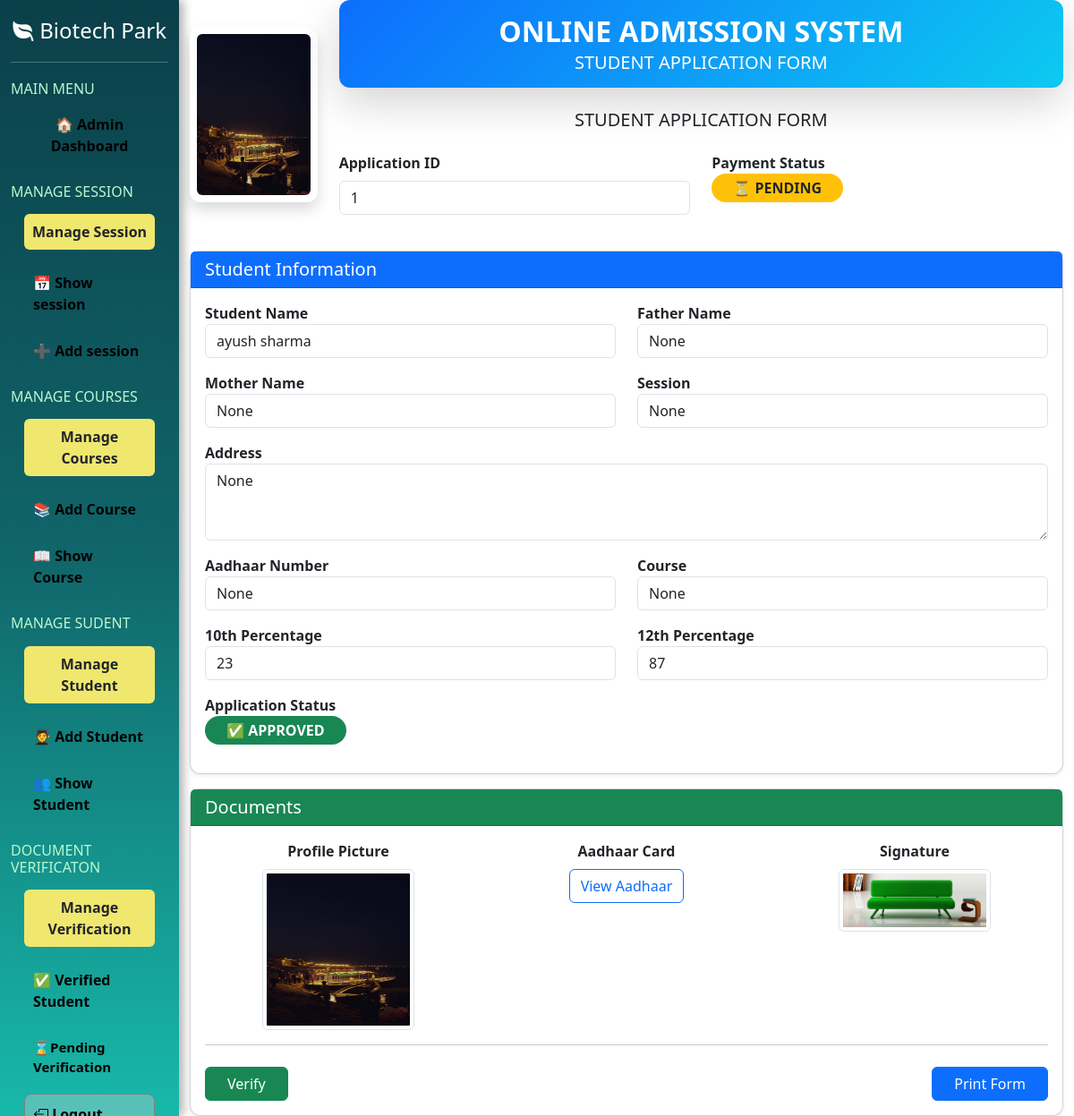
/details_review/businessayush47@gmail.com/, run on the app's committed database.
### myapp/models.py (models this page shows)
class tbl_student(models.Model):
    sid=models.IntegerField(primary_key=True,auto_created=True)
    name=models.CharField(max_length=225,null=True)
    emailaddress=models.EmailField(max_length=225,null=True)
    password=models.CharField(max_length=16,null=True)
    contact_no=models.IntegerField(null=True)
    gender=models.CharField(max_length=2,null=True)
    dob=models.DateField(null=True,blank=True)
    f_name=models.CharField(max_length=255,null=True)
    m_name=models.CharField(max_length=255,null=True)
    address=models.CharField(max_length=500,null=True)
    aadhar_no=models.IntegerField(blank=True,null=True)
    aadhar_pic=models.FileField(upload_to='student_documents',null=True)
    Session=models.CharField(max_length=50,null=True)
    course=models.CharField(max_length=500,null=True)
    course_duration=models.CharField(max_length=50,null=True)
    hs_percentage=models.CharField(max_length=20,null=True)
    hs_marksheet=models.FileField(upload_to='student_documents',null=True)
    inter_percentage=models.CharField(max_length=20,null=True)
    inter_marksheet=models.FileField(upload_to='student_documents',null=True)
    profile_pic=models.FileField(upload_to='student_documents',null=True)
    sign=models.FileField(upload_to='student_documents',null=True)
    application_status=models.CharField(max_length=20,null=True)
    fees=models.IntegerField(null=True)
    fees_status=models.CharField(max_length=20,default="Unpaid")
    payment_id=models.CharField(max_length=100,null=True,blank=True)
    payment_date=models.DateTimeField(null=True,blank=True)
    step1_completed = models.BooleanField(default=False)
    step2_completed = models.BooleanField(default=False)

### myapp/views.py (the view)
# urls.py: path('details_review/<str:emailaddress>/', details_review, name='details_review'),
def details_review(request, emailaddress):
    student = tbl_student.objects.get(emailaddress=emailaddress)
    return render(
        request,
        'admin/details_review.html',
        {
            'student': student
        }
    )

### myapp/templates/admin/details_review.html (shortened to what this page needs)
{% extends 'admin/adminlayout.html' %}
{% block admin %}
<div class="row align-items-center mb-4">
    <div class="col-md-2 text-center">
        {% if student.profile_pic %}
        <div class="card shadow border-0 p-2">
            <img src="{{ student.profile_pic.url }}" class="rounded" style="height:180px;object-fit:cover;">
        </div>
        {% else %}
        <div class="border rounded d-flex justify-content-center align-items-center" style="width:130px;height:150px;">
            Photo
        </div>
        {% endif %}
    </div>
    <div class="col-md-10">
        <div class="card shadow-lg border-0 mb-4">
            <div class="card-body text-center text-white"
                style="background:linear-gradient(135deg,#0d6efd,#0dcaf0); border-radius:12px;">
                <h2 class="fw-bold mb-1">
                    ONLINE ADMISSION SYSTEM
                </h2>
                <h5 class="mb-0">
                    STUDENT APPLICATION FORM
                </h5>
            </div>
        </div>
        <h5 class="text-center mb-4">
            STUDENT APPLICATION FORM
        </h5>
        <div class="row">
            <div class="col-md-6 mb-3">
                <label class="form-label fw-bold">Application ID</label>
                <input type="text" class="form-control" value="{{ student.sid }}" readonly>
            </div>
            <div class="col-md-6 mb-3">
                <label class="fw-bold">Payment Status</label>
                <br>
                {% if student.fees_status == "Paid" %}
                <span class="badge rounded-pill bg-success fs-6 px-4 py-2">
                    💰 PAID
                </span>
                {% elif student.fees_status == "Unpaid" %}
                <span class="badge rounded-pill bg-danger fs-6 px-4 py-2">
                    ❌ UNPAID
                </span>
                {% else %}
                <span class="badge rounded-pill bg-warning text-dark fs-6 px-4 py-2">
                    ⏳ PENDING
                </span>
                {% endif %}
            </div>
        </div>
    </div>
</div>
<div class="card mt-3 shadow-sm">
    <div class="card-header bg-primary text-white">
        <h5 class="mb-0">Student Information</h5>
    </div>
    <div class="card-body">
        <div class="row">
            <div class="col-md-6 mb-3">
                <label class="fw-bold">Student Name</label>
                <input type="text" class="form-control" value="{{ student.name }}" readonly>
            </div>
            <div class="col-md-6 mb-3">
                <label class="fw-bold">Father Name</label>
                <input type="text" class="form-control" value="{{ student.f_name }}" readonly>
            </div>
            <div class="col-md-6 mb-3">
                <label class="fw-bold">Mother Name</label>
                <input type="text" class="form-control" value="{{ student.m_name }}" readonly>
            </div>
            <div class="col-md-6 mb-3">
                <label class="fw-bold">Session</label>
                <input type="text" class="form-control" value="{{ student.Session }}" readonly>
            </div>
            <div class="col-md-12 mb-3">
                <label class="fw-bold">Address</label>
                <textarea class="form-control" rows="3" readonly>{{ student.address }}</textarea>
            </div>
            <div class="col-md-6 mb-3">
                <label class="fw-bold">Aadhaar Number</label>
                <input type="text" class="form-control" value="{{ student.aadhar_no }}" readonly>
            </div>
            <div class="col-md-6 mb-3">
                <label class="fw-bold">Course</label>
                <input type="text" class="form-control" value="{{ student.course }}" readonly>
            </div>
            <div class="col-md-6 mb-3">
                <label class="fw-bold">10th Percentage</label>
                <input type="text" class="form-control" value="{{ student.hs_percentage }}" readonly>
            </div>
            <div class="col-md-6 mb-3">
                <label class="fw-bold">12th Percentage</label>
                <input type="text" class="form-control" value="{{ student.inter_percentage }}" readonly>
            </div>
            <div class="col-md-6 mb-3">
                <label class="fw-bold">Application Status</label>
                <br>
                {% if student.application_status == "Approved" %}
                <span class="badge rounded-pill bg-success fs-6 px-4 py-2">
                    ✅ APPROVED
                </span>
                {% elif student.application_status == "DV" %}
                <span class="badge rounded-pill bg-warning text-dark fs-6 px-4 py-2">
                    📄 DOCUMENT VERIFICATION
                </span>
                {% elif student.application_status == "Rejected" %}
                <span class="badge rounded-pill bg-danger fs-6 px-4 py-2">
                    ❌ REJECTED
                </span>
                {% else %}
                <span class="badge rounded-pill bg-secondary fs-6 px-4 py-2">
                    ⏳ PENDING
                </span>
                {% endif %}
            </div>
        </div>
    </div>
</div>
<div class="card mt-3 shadow-sm">
    <div class="card-header bg-success text-white">
        <h5 class="mb-0">Documents</h5>
    </div>
    <div class="card-body">
        <div class="row text-center">
            <div class="col-md-4">
                <label class="fw-bold mb-2">Profile Picture</label><br>
                {% if student.profile_pic %}
                <img src="{{ student.profile_pic.url }}" class="img-thumbnail" style="width:170px;height:180px;">
                {% else %}
                <p class="text-danger">Not Uploaded</p>
                {% endif %}
            </div>
            <div class="col-md-4">
                <label class="fw-bold mb-2">Aadhaar Card</label><br>
                {% if student.aadhar_pic %}
                <a href="{{ student.aadhar_pic.url }}" target="_blank" class="btn btn-outline-primary">
                    View Aadhaar
                </a>
                {% else %}
                <p class="text-danger">Not Uploaded</p>
                {% endif %}
            </div>
            <div class="col-md-4">
                <label class="fw-bold mb-2">Signature</label><br>
                {% if student.sign %}
                <img src="{{ student.sign.url }}" class="img-thumbnail" style="width:170px;height:70px;">
                {% else %}
                <p class="text-danger">Not Uploaded</p>
                {% endif %}
            </div>
        </div>
        <hr>
        <div class="d-flex justify-content-between mt-4 no-print">
            <a href="{% url 'verify' student.emailaddress %}" class="btn btn-success px-4">
                Verify
            </a>
            <button onclick="window.print()" class="btn btn-primary px-4">
                Print Form
            </button>
        </div>
    </div>
</div>
{% endblock %}

### myapp/templates/admin/adminlayout.html (style rules this page uses)
body { overflow: hidden; }
a { text-decoration: none; color: black; }

### myapp/templates/admin/details_review.html (style rules this page uses)
.form-control, textarea { background: #fff !important; font-weight: 500; }
.card { border-radius: 12px; }
.card-header { font-size: 18px; }

### data on the page
tbl_student: profile_pic (picture), sid "1", name "ayush sharma", f_name "None", m_name "None", Session "None", address "None", aadhar_no "None", course "None", hs_percentage "23", inter_percentage "87", sign (picture)
